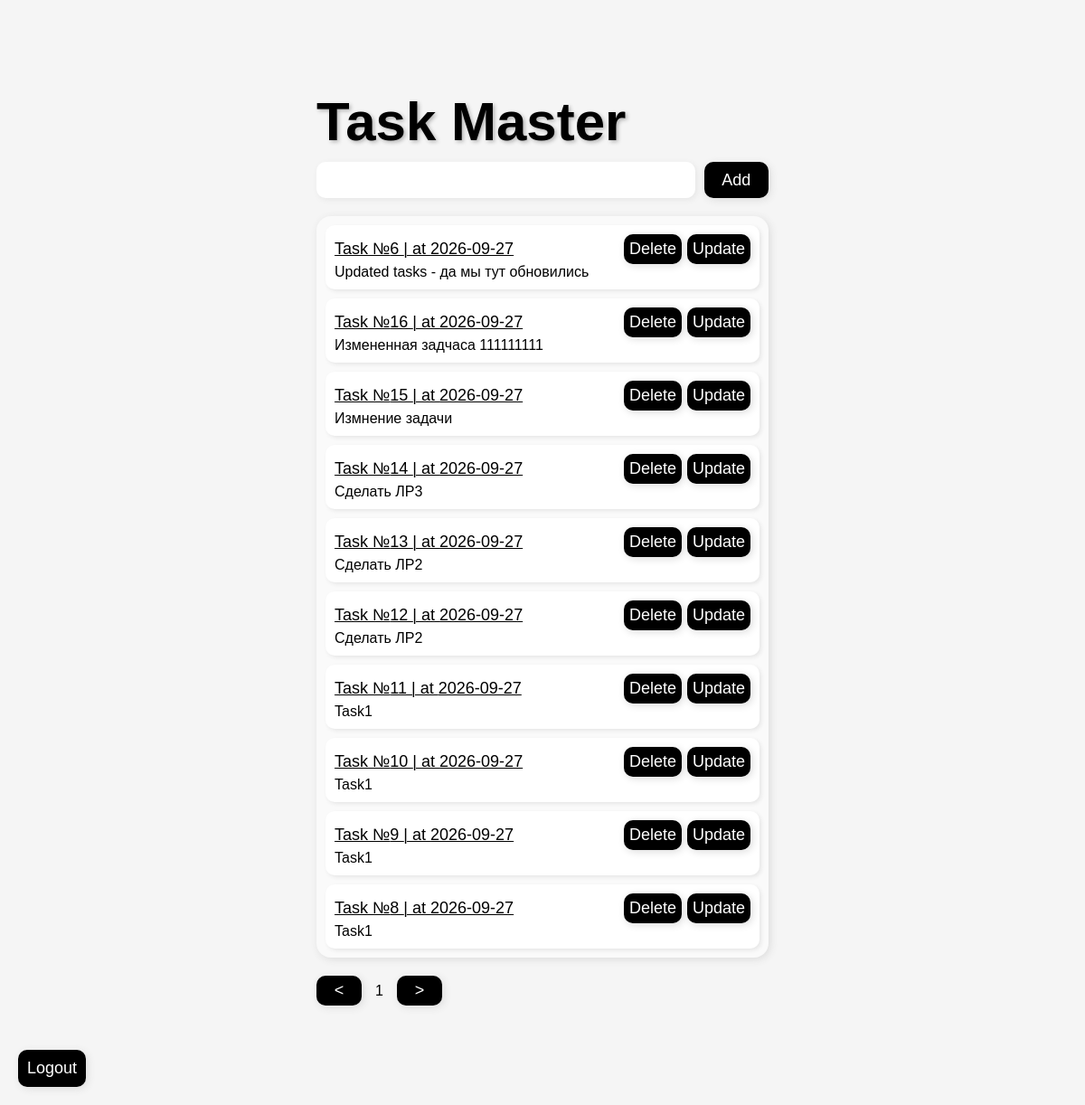
Screenshot of / (signed in) with the database file from the repository.
### src/models.py (models this page shows, shortened)
class Todo(db.Model):
    __tablename__ = "todo"
    id = db.Column(db.Integer, primary_key=True)
    content = db.Column(db.String(200), nullable=False)
    date_created = db.Column(db.DateTime, default=datetime.utcnow)
    user_id = db.Column(db.Integer, db.ForeignKey("user.id", ondelete="CASCADE", onupdate="CASCADE"), nullable=False)

### src/routes.py (the view)
@app.route('/', methods=['POST', 'GET'])
def index():
    try:
        user_id = jwt_verify(request.cookies.get("token"))
    except:
        return redirect("/logout")
    if request.method == 'POST':
        task_content = request.form['content']
        try:
            if not 3 <= len(task_content) <= 200:
                raise ValueError("Incorrect content length!")
            new_task = Todo(content=task_content, user_id=user_id)
            db.session.add(new_task)
            db.session.commit()
        except ValueError:
            return abort("Incorrect task content lengts!",422)
        except IntegrityError:
            return redirect("/logout")
        return redirect("/")
    else:
        current_page = request.args.get("page", default=1, type=int)
        if current_page < 1:
            current_page = 1
        tasks = Todo.query.order_by(desc(Todo.date_created), Todo.id).where(Todo.user_id == user_id).limit(10).offset((current_page - 1) * 10).all()
        return render_template('index.html', tasks=tasks, page=current_page)

### src/jwt.py (called while the page is built)
def jwt_verify(jwt_token):
    try:
        user_id = json.loads(jwt.decode(jwt_token, key=secret, algorithms=["HS256"])["sub"])["user_id"]
        return user_id
    except jwt.ExpiredSignatureError:
        raise "JWT token was expired"

### src/templates/index.html (shortened to what this page needs)
{% extends 'base.html'%}
{% block body %}
  <h1> Task Master</h1>
  <form actions="/" method="POST" class="add-task-form">
    <input type="text" name="content" id="content" class="add-task-input" required maxlength="200" minlength="3">
    <input type="submit" value ="Add" class="add-task-button">
  </form>
  {%if tasks| length < 1 %}
    <h4 style="text-align: center"> no task added yet </h4>
  {% else %}
    <div class="task-list">
      {%for task in tasks %}
        <div class="task">
          <div class="task-base">
            <p class="task-base-signature">Task №{{task.id}} | at {{ task.date_created.date() }}</p>
            <div class="task-base-links">
              <a href="/delete/{{task.id}}">Delete</a>
              <a href="/update/{{task.id}}">Update</a>
            </div>
          </div>
          <div class="task-description">
            {{ task.content }}
          </div>
        </div>
      {%endfor %}
    </div>
  {%endif%}
  <form action="/" method="GET" id="pagination-form" class="pagination-form">
    <button type="submit" id="last-page-button">&lt</button>
    <p>{{ page }}</p>
    <button type="submit" id="next-page-button">&gt</button>
  </form>
  <a class="logout-link" href="/logout">Logout</a>
{% endblock %}

### src/templates/base.html (shortened to what this page needs)
<!DOCTYPE html>
<html lang="en">
<head>
    <link rel="stylesheet" href="{{ url_for('static', filename='CSS/main.css') }}">
</head>
<body>
     {% block body %}{% endblock %}
</body>
</html>

### src/static/CSS/main.css (style rules this page uses)
* { margin: 0px; padding: 0px; box-sizing: border-box; }
body { background-color: rgb(245, 245, 245); min-height: 100vh; padding: 100px; display: flex; flex-direction: column; align-items: center; position: relative; }
.logout-link { position: absolute; left: 20px; bottom: 20px; border-radius: 10px; font-family: Arial, Helvetica, sans-serif; border: none; padding: 10px; box-shadow: 2px 2px 8px rgb(220, 220, 220); transition: all 0.2s ease-in-out; background-color: black; color: white; font-size: 18px; cursor: pointer; text-decoration: none; }
h1 { width: max(500px, 30vw); color: black; font-family: Arial, Helvetica, sans-serif; font-weight: bold; font-size: 60px; text-shadow: 2px 2px 4px rgb(180, 180, 180); text-align: start; }
.add-task-form { width: max(500px, 30vw); display: flex; justify-content: space-between; gap: 10px; margin: 10px; }
.add-task-input { border-radius: 10px; font-family: Arial, Helvetica, sans-serif; border: none; height: 40px; padding: 5px; flex-grow: 6; box-shadow: 2px 2px 6px rgb(230, 230, 230); transition: all 0.2s ease-in-out; font-size: 18px; }
.add-task-button { border-radius: 10px; font-family: Arial, Helvetica, sans-serif; border: none; height: 40px; padding: 5px; flex-grow: 1; box-shadow: 2px 2px 8px rgb(220, 220, 220); transition: all 0.2s ease-in-out; background-color: black; color: white; font-size: 18px; cursor: pointer; }
.task-list { width: max(500px, 30vw); background-color: rgb(250, 250, 250); border-radius: 16px; box-shadow: 2px 2px 8px rgb(220, 220, 220); display: flex; flex-direction: column; align-items: stretch; padding: 10px; gap: 10px; margin: 10px; }
.task { background-color: white; border-radius: 10px; box-shadow: 2px 2px 4px rgb(230, 230, 230); padding: 10px; }
.task-base { display: flex; justify-content: space-between; align-items: center; }
.task-base-signature { font-family: Arial, Helvetica, sans-serif; font-size: 18px; text-decoration: underline solid 1px; }
.task-base-links { display: flex; gap: 6px; }
.task-base-links > a { text-decoration: none; color: white; background-color: black; box-shadow: 2px 2px 8px rgb(220, 220, 220); border-radius: 10px; padding: 6px; font-family: Arial, Helvetica, sans-serif; font-size: 18px; display: block; box-shadow: 2px 2px 8px rgb(220, 220, 220); }
.task-description { font-family: Arial, Helvetica, sans-serif; text-align: justify; }
.pagination-form { width: max(500px, 30vw); margin: 10px; display: flex; gap: 15px; align-items: center; }
.pagination-form > p { font-family: Arial, Helvetica, sans-serif; color: black; }
.pagination-form > button { text-decoration: none; color: white; background-color: black; box-shadow: 2px 2px 8px rgb(220, 220, 220); border-radius: 10px; padding: 6px; font-family: Arial, Helvetica, sans-serif; font-size: 18px; display: block; border: none; box-shadow: 2px 2px 8px rgb(220, 220, 220); width: 50px; cursor: pointer; transition: all 0.2s ease-in-out; }

### rows the page displays
Todo: id "6", date_created "2026-09-27", content "Updated tasks - да мы тут обновились"
Todo: id "16", date_created "2026-09-27", content "Измененная задчаса 111111111"
Todo: id "15", date_created "2026-09-27", content "Измнение задачи"
Todo: id "14", date_created "2026-09-27", content "Сделать ЛР3"
Todo: id "13", date_created "2026-09-27", content "Сделать ЛР2"
Todo: id "12", date_created "2026-09-27", content "Сделать ЛР2"
Todo: id "11", date_created "2026-09-27", content "Task1"
Todo: id "10", date_created "2026-09-27", content "Task1"
Todo: id "9", date_created "2026-09-27", content "Task1"
Todo: id "8", date_created "2026-09-27", content "Task1"

### other values shown
{{ page }} "1"
